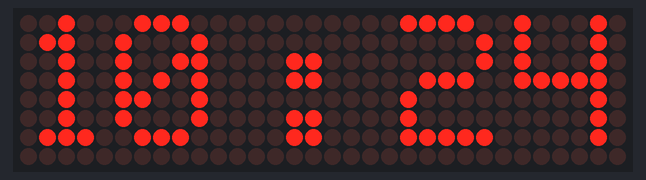
A sketch run on a simulated ESP8266 (NodeMCU). Shown: 32×8 LED matrix. The local clock reads 2024-03-15 10:24:30 at power-on unless the sketch sets it.

Above: at 0.1 s.
At 15.1 s:
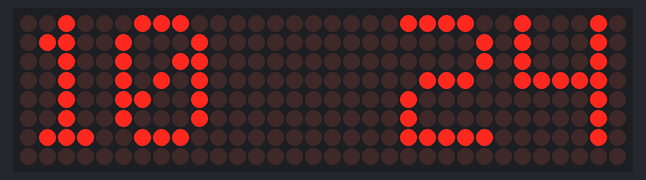
At 32.1 s:
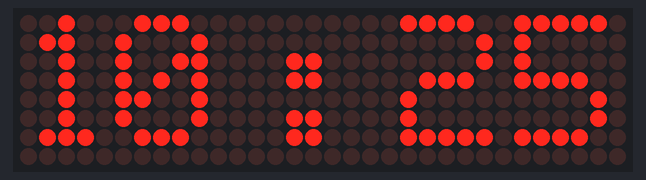
At 63.1 s:
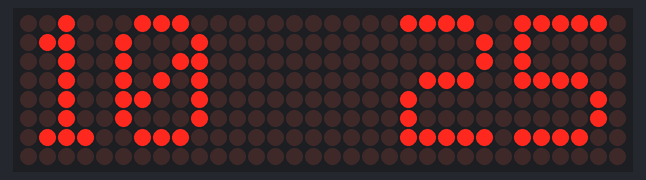
At 94.2 s:
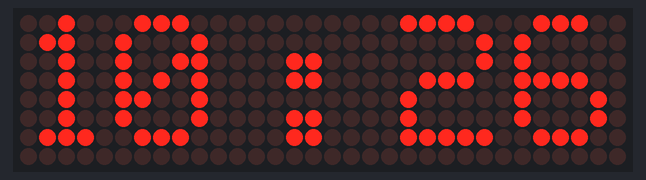
At 127.2 s:
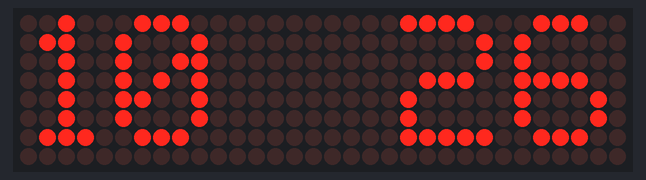

The sketch:

jam_digital3.ino
```cpp
#include <MD_Parola.h>
#include <MD_MAX72XX.h>
#include <SPI.h>
#include <Wire.h>
#include "RTClib.h"

// Konfigurasi LED Matrix
#define HARDWARE_TYPE MD_MAX72XX::FC16_HW
#define MAX_DEVICES 4
#define CS_PIN D6

MD_Parola display = MD_Parola(HARDWARE_TYPE, CS_PIN, MAX_DEVICES);
RTC_DS1307 rtc;

char buffer[10];
bool blink = true;

void setup() {
  Wire.begin(D2, D1);  // SDA = D2, SCL = D1
  rtc.begin();

  if (!rtc.isrunning()) {
    rtc.adjust(DateTime(F(__DATE__), F(__TIME__))); // Set waktu saat upload
  }

  display.begin();
  display.setIntensity(3);     // kecerahan 0-15
  display.displayClear();
  display.setTextAlignment(PA_CENTER);  // Tampilkan teks di tengah
}

void loop() {
  DateTime now = rtc.now();

  // Berkedip: ganti ":" dengan " " setiap detik
  if (blink) {
    sprintf(buffer, "%02d : %02d", now.hour(), now.minute());
  } else {
    sprintf(buffer, "%02d   %02d", now.hour(), now.minute());
  }
  blink = !blink; // Toggle berkedip

  display.displayClear();
  display.print(buffer);

  delay(1000); // Update tiap detik
}
```

Measured:
- what the display in image 1 shows lasts 1.0 s, from 15.0 s to 16.0 s
